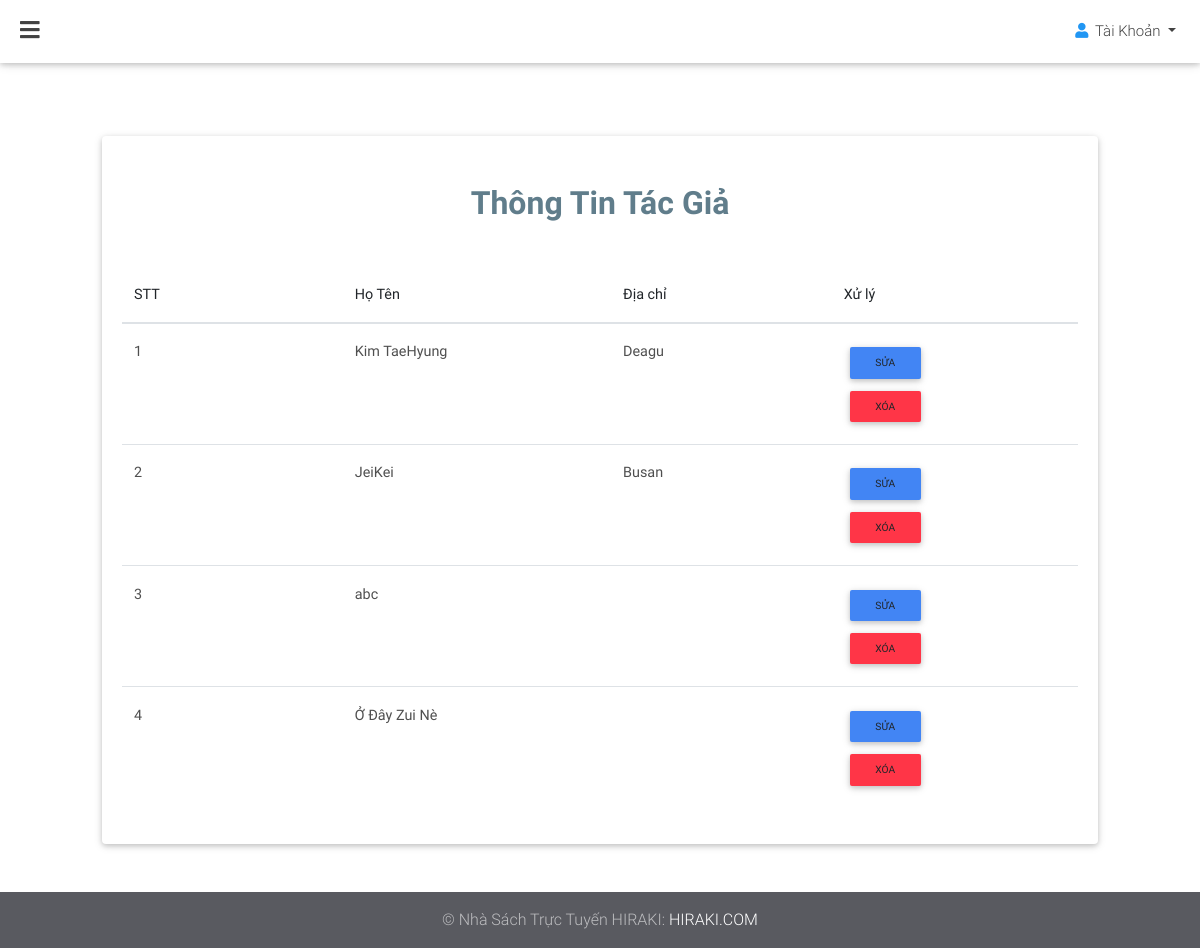
The page /admin/tacgia/dstacgia.php on the database as committed earlier.
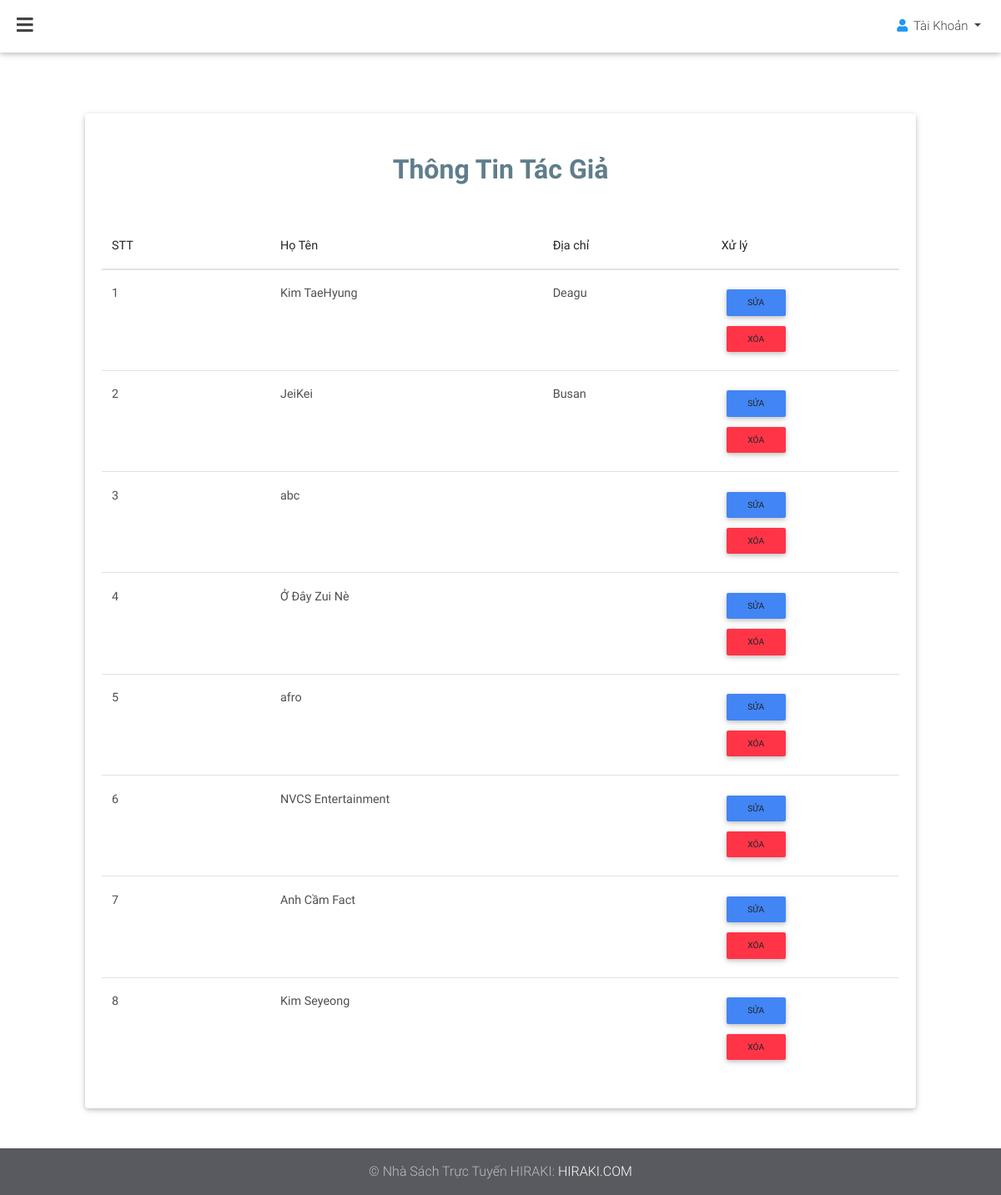
The same page on the database as committed later.
### tables this page shows
CREATE TABLE `tac_gia` (
  `tg_id` int(255) NOT NULL,
  `tg_hoten` varchar(255) NOT NULL,
  `tg_diachi` varchar(255) DEFAULT NULL
);

### admin/tacgia/dstacgia.php (the view, shortened to what this page needs)
<?php
require "../../db.php";
$sql1 = "SELECT * FROM tac_gia";
$result = $conn->query($sql1);
?>
<!DOCTYPE html>
<html lang="en">
<head>
    <link rel="stylesheet" href="https://use.fontawesome.com/releases/v5.11.2/css/all.css">
    <link rel="stylesheet" href="../../css/bootstrap.min.css">
    <link rel="stylesheet" href="../../css/mdb.min.css">
    <link rel="stylesheet" type="text/css" href="../../css/addons/datatables.min.css">
    <link rel="stylesheet" href="../../css/addons/datatables-select.min.css">
</head>
<body class="fixed-sn white-skin white">
<header>
    <nav class="navbar fixed-top navbar-expand-lg scrolling-navbar double-nav">
        <div class="float-left">
            <a href="#" data-activates="slide-out" class="button-collapse"><i class="fas fa-bars"></i></a>
        </div>
        <ul class="nav navbar-nav nav-flex-icons ml-auto">
            <li class="nav-item dropdown">
                <a class="nav-link dropdown-toggle waves-effect" href="#" id="userDropdown" data-toggle="dropdown"
                   aria-haspopup="true" aria-expanded="false">
                    <i class="fas fa-user blue-text"></i> <span
                        class="clearfix d-none d-sm-inline-block">Tài Khoản</span>
                </a>
            </li>
        </ul>
    </nav>
</header>
<main>
    <div class="container-fluid my-5">
        <section>
            <div class="col-md-12">
                <div class="card">
                    <h2 class=" mt-5 text-center blue-grey-text font-weight-bold mb-4">Thông Tin Tác Giả</h2>
                    <div class="card-body">
                        <table id="dtMaterialDesignExample" class="table" cellspacing="0" width="100%">
                            <thead>
                            <tr>
                                <th class="th-sm">STT</th>
                                <th class="th-sm">Họ Tên</th>
                                <th class="th-sm">Địa chỉ</th>
                                <th class="th-sm">Xử lý</th>
                            </tr>
                            </thead>
                            <tbody>
                            <?php
                            if ($result->num_rows > 0) {
                                $i=1;
                                while ($row = $result->fetch_assoc()) {
                                    echo "<tr>
                                                 <td>".$i."</td>
                                                 <td>".$row['tg_hoten']."</td>
                                                 <td>".$row['tg_diachi']."</td>
                                                <td>
                                                <button type='button' class='btn btn-sm btn-primary'>
                                                <a href=\"suatacgia.php?idtacgia=".$row['tg_id']."\"  > Sửa </a>
                                                </button>
                                                <br>
                                                 <button type='button' class='btn btn-sm btn-danger'>
                                                 <a onclick=\"return confirm('Bạn chắc chắn muốn xóa Tác giả này?')\"
                                                 href=\"xoatacgia.php?idtacgia=".$row['tg_id']."\"  > Xóa </a>
                                                 </button>
                                                </td>
                                               ";
                                    $i++;
                                }
                            }
                            ?>
                            </tbody>
                        </table>
                    </div>
                </div>
            </div>
        </section>
    </div>
</main>
<footer class="page-footer pt-0 mt-5">
    <div class="footer-copyright py-3 text-center">
        <div class="container-fluid">
            © Nhà Sách Trực Tuyến HIRAKI: <a href="#" target="_blank"> HIRAKI.COM </a>
        </div>
    </div>
</footer>
</body>
</html>

Rows that differ between the two databases and show on the page:
added tac_gia: tg_hoten "afro"
added tac_gia: tg_hoten "NVCS Entertainment"
added tac_gia: tg_hoten "Anh Cầm Fact"
added tac_gia: tg_hoten "Kim Seyeong"
